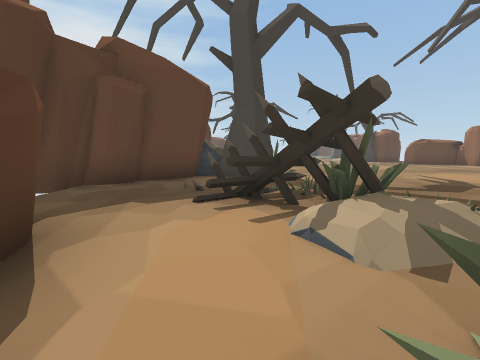
[1] (above)

18 first-person views from a walk through a Unity game level. The camera is 1.4 m above the floor, tilts 6° down and sees 85° across. Doors are open. The floor is counted in squares, 2 m on a side. Each view is taken from the middle of a square. On the plan, view 1 faces up. The plan holds only what a view shows up to about 9 squares ahead; the rest is blank. The place goes on beyond the plan. The player is left out.

[2]
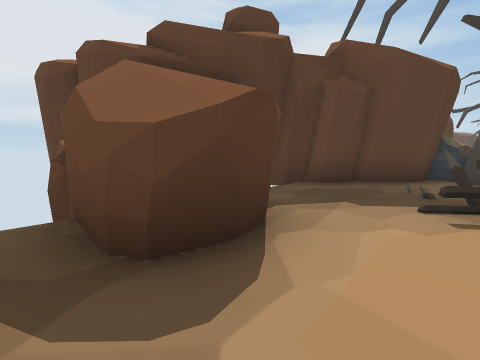

[3]
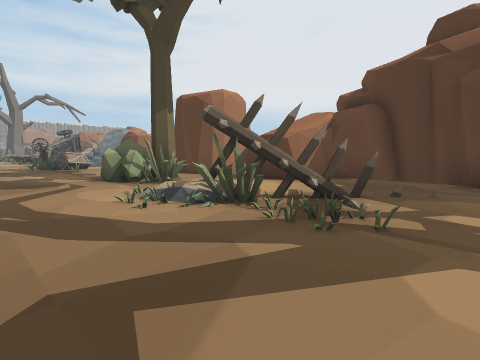

[4]
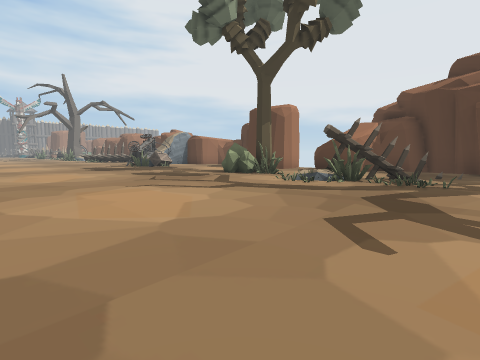

[5]
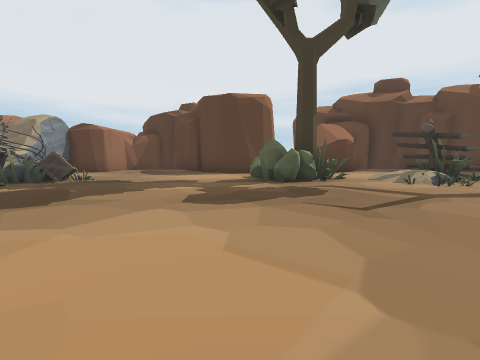

[6]
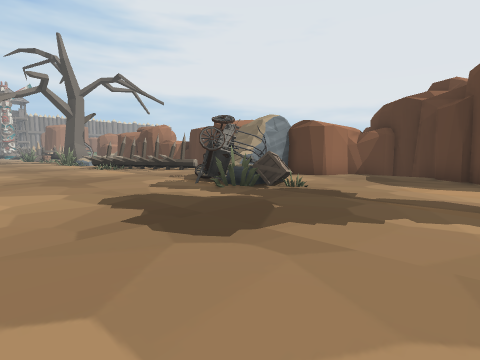

[7]
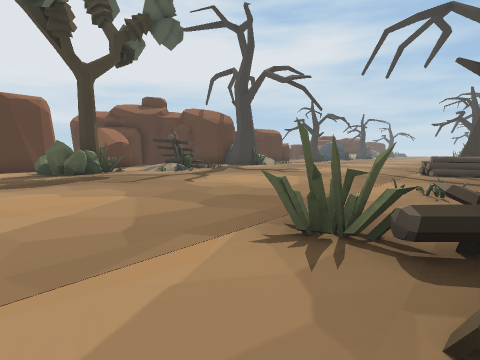

[8]
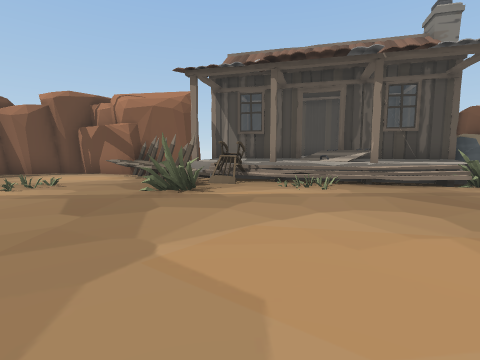

[9]
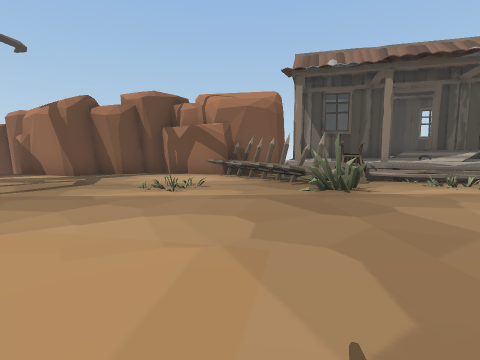

[10]
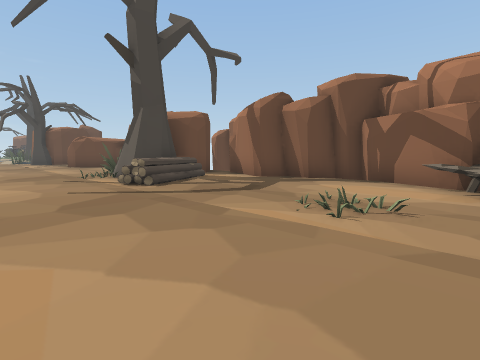

[11]
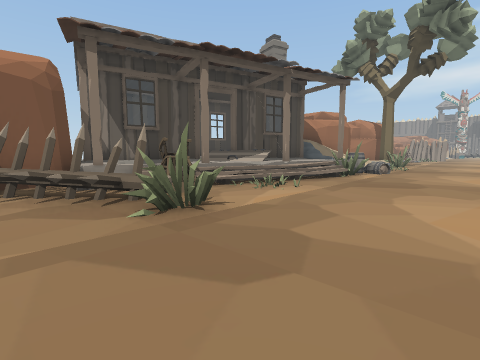

[12]
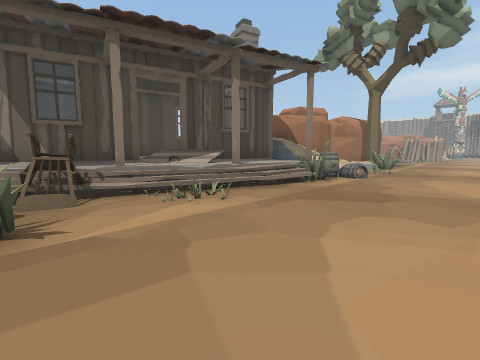

[13]
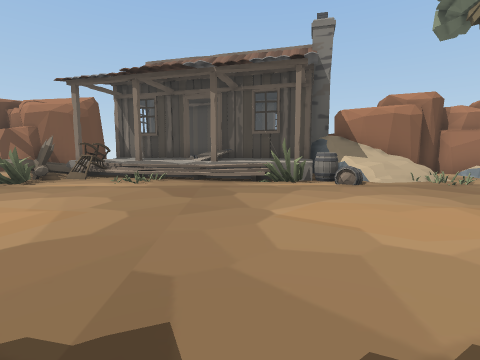

[14]
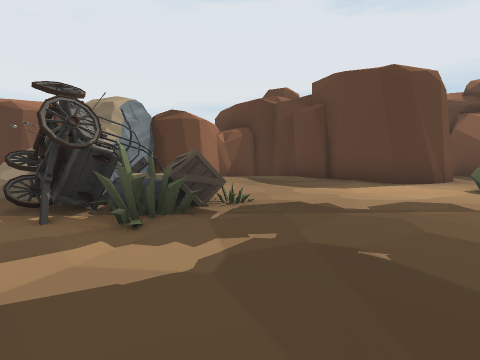

[15]
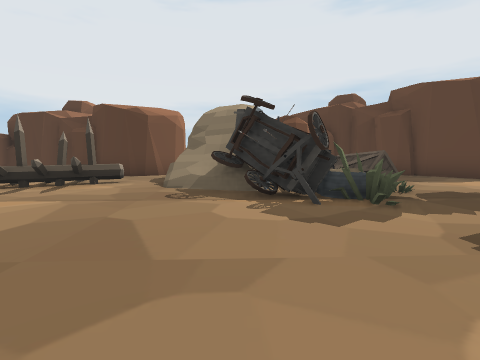

[16]
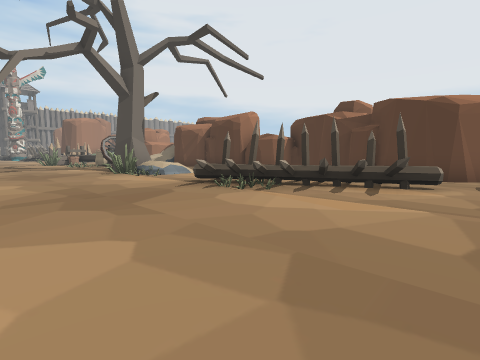

[17]
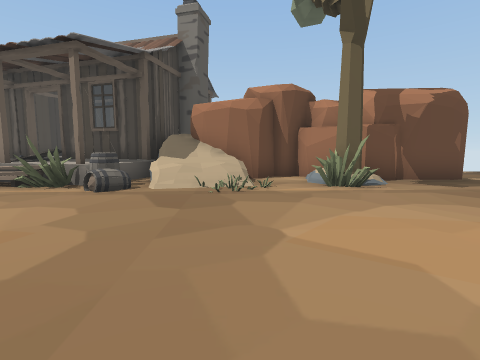

[18]
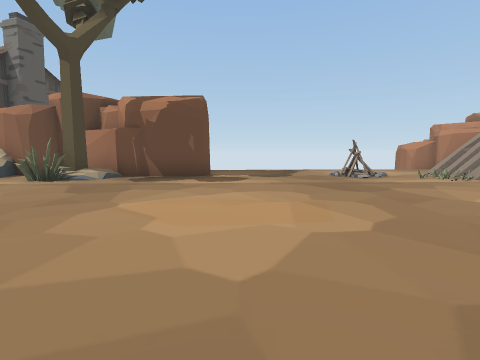

### Floor plan
Key: @ floor where view 1 was taken; # wall or solid block; x gap in a wall; . main floor; : floor 0.75 m higher than the main floor; + floor 1 m higher than the main floor; / step, stairs or slope; = window, fence, low wall or low ledge; C crate; H chair; B barrel; A campfire.
Columns run from 4 left of view 1 to 14 right of it. Each row starts with its distance up from view 1.
  8   ####. ......###.#
  7  ##.  . ......==..#
  6 ##...............##
  5 #...#=............#
  4 #...##............#
  3 ##..##/...........#
  2 ###..x/..........=#
  1 ###..=..........=##
  0  ...@#.........=###
 -1   #.##........#####
 -2   ##...........HH #
 -3  ##............/=:#
 -4  #.............//+#
 -5  #............./+ #
 -6  #.............=+##
 -7  ##..C#.......##+#
 -8   #.###.......BB=#
 -9    ###......../=##
-10    ##..........//#
-11  #............=xx#
-12  ##.=#...........#
-13  #  ##.........###
-14  #  ###........##
-15  #  .##.........#
-16      =#.........#
-17       ..........##
-18      .............
-19      /=...........
-20       ##..........
-21        .........A.
-22         ..  ....
-23              ../..
-24               .=/.
-25                ##.

Positions as (right, up) in squares from view 1, and headings:
1: (0, 0), facing up
2: (0, 0), facing up-left
3: (4, 6), facing down-left
4: (8, 6), facing down-left
5: (8, -2), facing left
6: (6, -3), facing down-left
7: (11, -3), facing up-left
8: (5, -2), facing right
9: (5, 1), facing right
10: (7, 1), facing up-right
11: (7, 1), facing down-right
12: (7, -1), facing down-right
13: (4, -6), facing right
14: (5, -6), facing left
15: (6, -9), facing left
16: (6, -11), facing down-left
17: (5, -11), facing right
18: (4, -18), facing right
